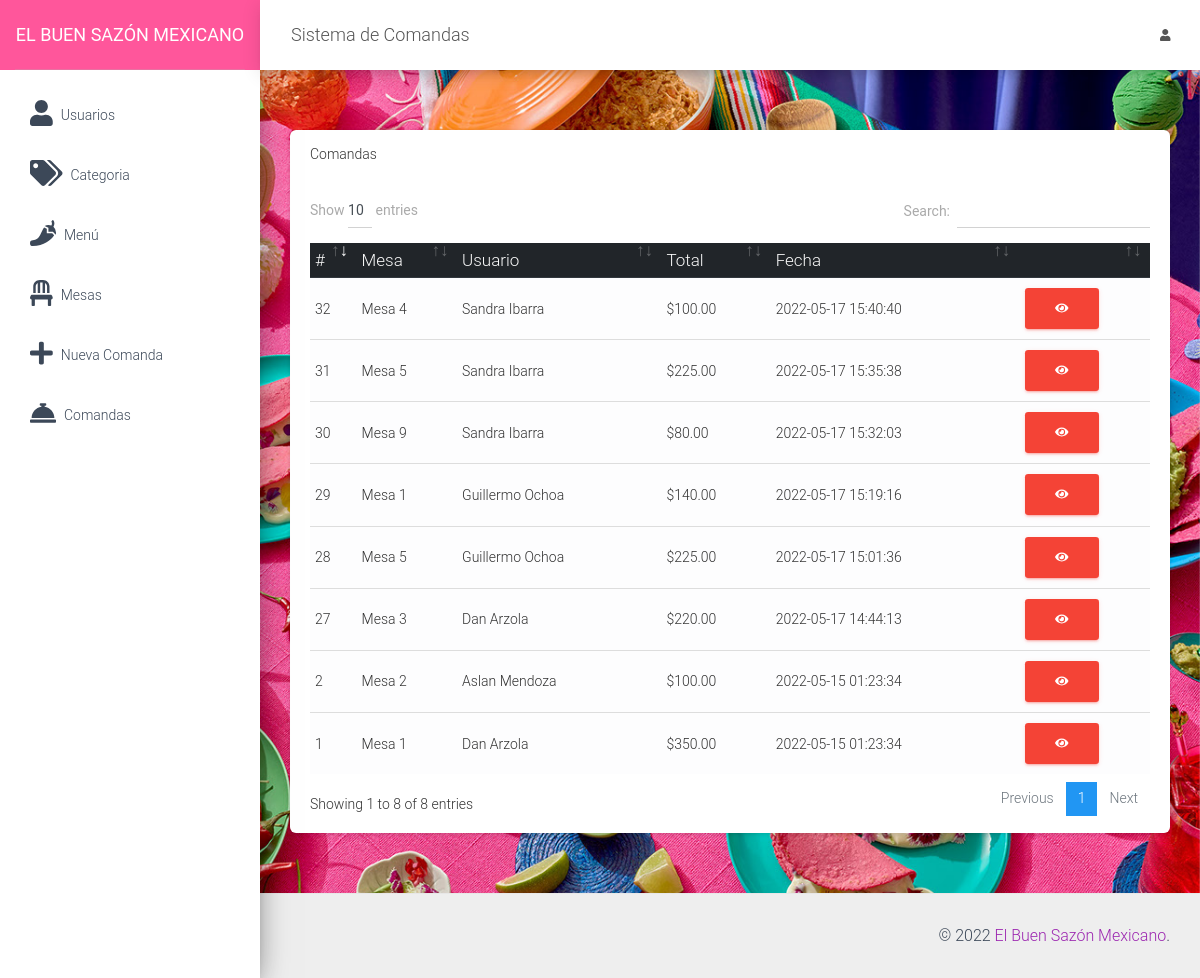
The page /src/comandas.php (signed in) on the database its author committed.
### tables this page shows
CREATE TABLE `comanda` (
  `id` int(11) NOT NULL,
  `id_mesa` int(11) NOT NULL,
  `total` decimal(10,2) NOT NULL,
  `id_usuario` int(11) NOT NULL,
  `fecha` timestamp NOT NULL DEFAULT current_timestamp() ON UPDATE current_timestamp()
);

CREATE TABLE `mesa` (
  `IdMesa` int(11) NOT NULL,
  `Descrip` varchar(100) NOT NULL
);

CREATE TABLE `usuario` (
  `idusuario` int(11) NOT NULL,
  `nombre` varchar(100) NOT NULL,
  `tipoUsuario` varchar(100) NOT NULL,
  `usuario` varchar(20) NOT NULL,
  `clave` varchar(50) NOT NULL
);

### src/comandas.php (the view, shortened to what this page needs)
<?php
require_once "../conexion.php";
$query = mysqli_query($conexion, "SELECT c.*, m.IdMesa, m.Descrip as mesa, u.idusuario, u.nombre as usuario FROM comanda c INNER JOIN mesa m ON c.id_mesa = m.IdMesa INNER JOIN usuario u ON c.id_usuario = u.idusuario");
include_once "includes/header.php";
?>
<div class="card">
    <div class="card-header">
        Comandas
    </div>
    <div class="card-body">
        <div class="table-responsive">
            <table class="table table-light" id="tbl">
                <thead class="thead-dark">
                    <tr>
                        <th>#</th>
                        <th>Mesa</th>
                        <th>Usuario</th>
                        <th>Total</th>
                        <th>Fecha</th>
                        <th></th>
                    </tr>
                </thead>
                <tbody>
                    <?php while ($row = mysqli_fetch_assoc($query)) { ?>
                        <tr>
                            <td><?php echo $row['id']; ?></td>
                            <td><?php echo $row['mesa']; ?></td>
                            <td><?php echo $row['usuario']; ?></td>
                            <td><?php echo '$'.$row['total']; ?></td>
                            <td><?php echo $row['fecha']; ?></td>
                            <td>
                            <a href="pdf/generar.php?cl=<?php echo $row['idusuario'] ?>&v=<?php echo $row['id'] ?>" target="_blank" class="btn btn-danger"><i class="fas fa-eye"></i></a>
                            </td>
                        </tr>
                    <?php } ?>
                </tbody>
            </table>
        </div>
    </div>
</div>
<?php include_once "includes/footer.php"; ?>

### rows shown on the page
comanda: id "1", id_mesa.Descrip "Mesa 1", id_usuario.nombre "Dan Arzola", total "350.00", fecha "2022-05-15 01:23:34"
comanda: id "2", id_mesa.Descrip "Mesa 2", id_usuario.nombre "Aslan Mendoza", total "100.00", fecha "2022-05-15 01:23:34"
comanda: id "27", id_mesa.Descrip "Mesa 3", id_usuario.nombre "Dan Arzola", total "220.00", fecha "2022-05-17 14:44:13"
comanda: id "28", id_mesa.Descrip "Mesa 5", id_usuario.nombre "Guillermo Ochoa", total "225.00", fecha "2022-05-17 15:01:36"
comanda: id "29", id_mesa.Descrip "Mesa 1", id_usuario.nombre "Guillermo Ochoa", total "140.00", fecha "2022-05-17 15:19:16"
comanda: id "30", id_mesa.Descrip "Mesa 9", id_usuario.nombre "Sandra Ibarra", total "80.00", fecha "2022-05-17 15:32:03"
comanda: id "31", id_mesa.Descrip "Mesa 5", id_usuario.nombre "Sandra Ibarra", total "225.00", fecha "2022-05-17 15:35:38"
comanda: id "32", id_mesa.Descrip "Mesa 4", id_usuario.nombre "Sandra Ibarra", total "100.00", fecha "2022-05-17 15:40:40"
